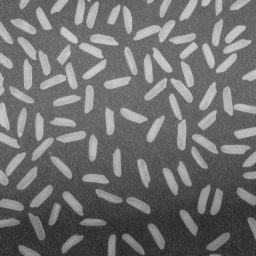
#> input picture Lab4/rice.png, 256 x 256 px
$ jupyter execute 04_thresholding_hw.ipynb
#> lines starting #> are read from the running program, lines starting #| are printed output that depends on the picture; after the words box and inside, x2 and y2 are one past the last pixel; in counts of white or black regions, pixels touching at a corner belong together
# Binaryzacja

### Zadanie domowe - binaryzacja adaptacyjna w oknach z interpolacją.

Pokazana w ramach podstawowej części ćwiczenia binaryzacja adaptacyjna działa dobrze, ale jest dość złożona obliczeniowo (choć oczywiście należy mieć świadomość, że implementację można zoptymalizować i wyeliminować pewne powtarzające się obliczenia).
Zbliżone rozwiązanie można również realizować w nieco innym wariancie - w oknach.
Ogólna idea jest następująca: wejściowy obraz dzielimy na nienachodzące (rozłączne) okna - wygodnie jest założyć, że są one kwadratowe i o rozmiarze będącym potęgą liczby 2.
W każdym z okien obliczamy próg - niech to będzie średnia i stosujemy do binaryzacji lokalnej.
Jak nietrudno się domyślić efekt nie będzie dobry, gdyż na granicach okien wystąpią artefakty.
Aby je wyeliminować należy zastosować interpolację, co zostanie szczegółowo opisane poniżej.
Warto zaznaczyć, że podobny mechanizm interpolacji stosowany jest w poznanym wcześniej algorytmie CLAHE.
Zainteresowane osoby odsyłam do artykułu na [Wikipedii](https://en.wikipedia.org/wiki/Adaptive_histogram_equalization) oraz do artykułu o metodzie CLAHE - Zuiderveld, Karel. “Contrast Limited Adaptive Histograph Equalization.” Graphic Gems IV. San Diego: Academic Press Professional, 1994. 474–485.

Na początek zaimplementujemy wariant metody bez interpolacji:
1. Wczytaj obraz _rice.png_.
2. W dwóch pętlach `for`, dla okien o ustalonym wymiarze $W$ (potęga 2), oblicz średnią:
- pętle powinny mieć krok $W$,
- wynik (tj. średnie) należy zapisać w pomocniczej tablicy,
- przydatny operator to `//` - dzielenie całkowitoliczbowe (*floor division*).

3. W kolejnych dwóch pętlach `for` (tym razem o kroku 1) przeprowadź binaryzację z wyznaczonymi progami.
   Tu oczywiście należy się sprytnie odwołać do wyników z tablicy pomocniczej.
   Wyświetl wyniki - czy jest on poprawny?
   Podpowiedź - błędy lepiej widać dla mniejszego rozmiaru okna (np. 16 x 16).

[cell 1]
import cv2
import os
import requests
from matplotlib import pyplot as plt
import numpy as np

url = 'https://raw.githubusercontent.com/vision-agh/poc_sw/master/04_Thresholding/'

fileName = "rice.png"
if not os.path.exists(fileName):
    r = requests.get(url + fileName, allow_redirects=True)
    open(fileName, 'wb').write(r.content)

[cell 2]
rice = cv2.imread('rice.png')
#> rice is the input picture: shape (256, 256, 3); min 40, max 204, mean 111.4
rice = cv2.cvtColor(rice, cv2.COLOR_BGR2GRAY)
#> rice: shape (256, 256)

def binarize_window(img):

    W = 2 ** 5

    mean_list = []

    # Zakładamy, że img.shape[0] i img.shape[1] są podzielne przez W
    for i in range(0, img.shape[0], W):  # Startujemy od 0
        mean_list.append([])
        for j in range(0, img.shape[1], W):  # Startujemy od 0
            window = img[i:i + W, j:j + W]  # Pobieramy blok W x W
            mean_list[-1].append(np.mean(window))
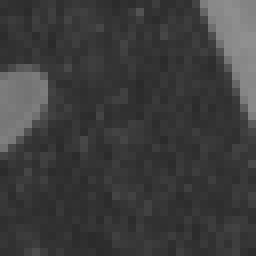
#> window: shape (32, 32) (shown 8 times larger); min 42, max 144, mean 61
#> after the loop, mean_list = 8 items

    for i in range(img.shape[0]):
        for j in range(img.shape[1]):
            if img[i][j] < mean_list[i // W][j // W]:
                img[i][j] = 0
            else:
                img[i][j] = 255
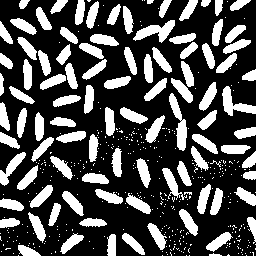
#> img: shape (256, 256); 30.2% white; 445 white regions (348 under 20 px), largest, box (x1, y1, x2, y2) and area: (169, 93, 187, 151) 448, (133, 20, 175, 43) 429, (222, 86, 256, 116) 410

    return img

rice = binarize_window(rice)

plt.imshow(rice, cmap='gray')
plt.show()

4. Rozwiązaniem problemu artefaktów na obrazie jest zastosowanie interpolacji.
   Próg binaryzacji dla danego piksela wyliczany jest na podstawie progów z sąsiednich okien.


   Koncepcja została przedstawiona na powyższym rysunku.
   Możliwe są 3 przypadki:
   - piksel leży w rogach obrazu (kolor czerwony) - wtedy za próg przyjmuje się wartość średniej obliczonej dla danego okna,
   - piksel leży na krawędzi obrazu (kolor zielony) - wtedy za próg przyjmuje się wartość obliczoną na podstawie średnich z dwóch sąsiednich okien,
   - piksel leży w środku (kolor fioletowy) - wtedy próg jest obliczany na podstawie 4 sąsiednich okien.

   Uwaga. Proszę zwrócić uwagę, że sprawa jest dość złożona.
   Obraz dzielimy na okna (dla nich liczymy średnią) i następnie każde z okien "wirtualnie" na cztery sub-okna (linie przerywane).
   To ułatwia znalezienie środków okien (czarne kwadraty), które są wykorzystywane w interpolacji.

5. Implementujemy interpolację.
   Potrzebujemy do tego znać progi (jeden, dwa lub cztery), ale dla przejrzystości obliczeń lepiej zawsze przyjąć cztery oraz odległości od rozważnego piksela do środka sąsiednich okien (też w ogólnym przypadku 4):
   - całość sprowadza się do określania pozycji piksela,
   - na początek rozważmy przypadek czterech narożników (kolor czerwony na rysunku) - trzeba napisać `if`, który je wyznaczy,
   - warto sprawdzić, czy nie popełniliśmy błędu i np. tymczasowo do obrazu wynikowego w tym miejscu przypisać wartość 255. Efekt powinien być taki, że widoczne będą tylko narożniki.
   - drugi przypadek do brzegi (kolor zielony) - postępujemy podobnie jak przy narożnikach, przy czym osobno wydzielamy brzegi pionowe i poziome. Tu też warto sobie obrazek "pokolorować".
   - na koniec wyznaczamy piksele w środku.
   - analizując poprawność proszę zwrócić uwagę na to, żeby nie było przerw pomiędzy obszarami.
   - mając podział możemy dla każdego z obszarów wyliczyć cztery progi ($t11, t12, t21, t22$):
        - dla narożników wartość ta będzie identyczna i wynosi po prostu `t11 =t[jT][iT]`, gdzie `iT=i//W` oraz `jT=j//W`.
          Uwaga. Proszę używać indeksów tymczasowych $jT,iT$, gdyż będą potrzebne w dalszych obliczeniach.
        - dla brzegów pionowych występują dwie wartości: okno bieżące i sąsiednie.
          Wyznaczenie współrzędnej poziomej jest proste (jak dla narożników).
          Nad współrzędną pionową trzeba się chwilę zastanowić - aby nie rozważać wielu przypadków można od bieżącej współrzędnej odjąć połowę rozmiaru okna i dopiero później wykonać dzielenie przez rozmiar okna.
          W ten sposób otrzymujemy indeks okna o mniejszej współrzędnej.
          Indeks drugiego uzyskamy dodając 1.
          Proszę się zastanowić dlaczego to działa - najlepiej to sobie rozrysować.
        - dla brzegów poziomych należy postąpić analogicznie,
        - obliczenia dla obszaru wewnątrz powinny być już oczywiste.
   - kolejny krok to wyliczenie odległości pomiędzy rozważanym pikselem, a czterema środkami.
     Przykładowo dla osi X wygląda to następująco: `dX1 = i - W/2 - iT*W` oraz `dX2 = (iT+1)*W - i-W/2`.
     Dla osi Y analogicznie.
     Ponownie proszę się zastanowić dlaczego to jest poprawne - najlepiej to sobie narysować.
   - ostatni krok to interpolacja dwuliniowa.
     Wykonamy ją w trzech krokach:
     - interpolacja w osi X dla dwóch górnych okien - sprowadza się ona do średniej ważonej pomiędzy wartościami $t11$ i $t12$, przy czym wagi to odpowiednio $dX2/W$ i $dX1/W$.
       Ponownie na podstawie rysunku proszę to przemyśleć.
     - interpolacja w osi X dla dolnych okien jest analogiczna,
     - interpolacja w osi Y również jest analogiczna, z tym, że wejściem są dwa wyniki interpolacji w poziomie.

6. "Kropka nad i" to oczywiście binaryzacja z wyznaczonym poprzez interpolację progiem - proszę dobrać rozmiar okna.
7. Na koniec proszę porównać na wspólnym rysunku poznane metody binaryzacji:
- Otsu,
- lokalna na podstawie średniej,
- lokalna Sauvoli,
- lokalna w oknach bez interpolacji,
- lokalna w oknach z interpolacją.

Proszę pod porównaniem, w osobnej sekcji *markdown*, krótko skomentować uzyskane wyniki.

[cell 3]
def interpolate(img):

    W = 2 ** 5
    V = W // 2

    mean_list = []

    for i in range(W, img.shape[0] + W, W):
        mean_list.append([])
        for j in range(W, img.shape[1] + W, W):
            window = img[i - W : i, j - W : j]
            mean_list[-1].append(np.mean(window))
#> after the loop, mean_list = 8 items

    thresholds = []

    corners = [(0, 0), (0, img.shape[1] - V), (img.shape[0] - V, 0), (img.shape[0] - V, img.shape[1] - V)]
#> corners = [(0, 0), (0, 240), (240, 0), (240, 240)]

    for i in range(0, img.shape[0], V):
        thresholds.append([])
        for j in range(0, img.shape[1], V):

            iT = i//W
            jT = j//W

            y_pos = j - (jT * W)
            x_pos = i - (iT * W)

            # Corners
            if (i, j) in corners:
                thresholds[-1].append(mean_list[iT][jT])
            # Edges
            elif i == 0 or i == img.shape[0] - V:

                if y_pos == 0: # dół
                    thresholds[-1].append( (mean_list[iT][jT] + mean_list[iT][jT - 1]) / 2 )
                else: # góra
                    thresholds[-1].append( (mean_list[iT][jT] + mean_list[iT][jT + 1]) / 2 )

            elif j == 0 or j == img.shape[1] - V:

                if x_pos == 0: # lewo
                    thresholds[-1].append( (mean_list[iT][jT] + mean_list[iT - 1][jT]) / 2 )
                else: # prawo
                    thresholds[-1].append( (mean_list[iT][jT] + mean_list[iT + 1][jT]) / 2 )
            else:

                if x_pos == V and y_pos == V: # prawy dolny
                    up = (mean_list[iT][jT] + mean_list[iT + 1][jT]) / 2
                    down = (mean_list[iT][jT + 1] + mean_list[iT + 1][jT + 1]) / 2
                    thresholds[-1].append((up + down) / 2)
                elif x_pos == 0 and y_pos == V: # lewy dolny
                    up = (mean_list[iT - 1][jT] + mean_list[iT][jT]) / 2
                    down = (mean_list[iT - 1][jT + 1] + mean_list[iT][jT + 1]) / 2
                    thresholds[-1].append((up + down) / 2)
                elif x_pos == 0 and y_pos == 0: # lewy górny
                    up = (mean_list[iT - 1][jT - 1] + mean_list[iT][jT - 1]) / 2
                    down = (mean_list[iT - 1][jT] + mean_list[iT][jT]) / 2
                    thresholds[-1].append((up + down) / 2)
                elif x_pos == V and y_pos == 0: # prawy górny
                    up = (mean_list[iT][jT - 1] + mean_list[iT + 1][jT - 1]) / 2
                    down = (mean_list[iT][jT] + mean_list[iT + 1][jT]) / 2
                    thresholds[-1].append((up + down) / 2)
                else:
                    raise Exception("Error during interpolation!")
#> after the loop, thresholds = 16 items

    # binarization
    for i in range(img.shape[0]):
        for j in range(img.shape[1]):
            if img[i][j] < thresholds[i // V][j // V]:
                img[i][j] = 0
            else:
                img[i][j] = 255
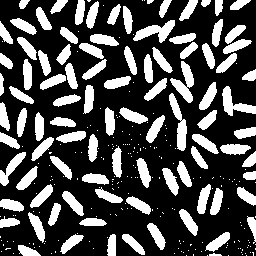
#> img: shape (256, 256); 29.7% white; 285 white regions (190 under 20 px), largest, box (x1, y1, x2, y2) and area: (170, 61, 194, 103) 447, (169, 93, 187, 151) 442, (133, 20, 175, 43) 434

    return img

rice = cv2.imread('rice.png')
rice = cv2.cvtColor(rice, cv2.COLOR_BGR2GRAY)

rice = interpolate(rice)

plt.imshow(rice, cmap='gray')
plt.show()

[cell 4]
def otsu(image):

    hist = cv2.calcHist([image], [0], None, [256], [0, 256])
#> hist = 256 values, max 1587 at index 104, min 0 at index 0, mean 256

    hist /= (image.shape[0]*image.shape[1]) # histogram znormalizowany: liczba pikseli o intensywności / (image.h * image.w)
#> hist = 256 values, max 0.0242 at index 104, min 0 at index 0, mean 0.00391
    cumsum = np.cumsum(hist)
#> cumsum = 256 values from 0 to 1

    hist = hist.squeeze() # Rozmiar (256, 1) -> (256, )
    m_g = np.dot(hist, np.arange(0, 256)) # Średnia jasność, po zintowaniu źle działa
#> m_g = 111.4

    sigma_b = np.zeros(256)
#> sigma_b = 256 values from 0 to 0

    best_sigma_b = float('-inf')
    best_k = float('-inf')

    for k in range(256):

        p_0 = cumsum[k]
        p_1 = 1 - p_0

        if p_0 > 0 and p_0 < 1:

            sigma_b[k] = ((m_g*p_0 - np.dot(hist[:k+1] ,np.arange(k + 1))) ** 2) / (p_0 * p_1)

            if sigma_b[k] > best_sigma_b:
                best_sigma_b = sigma_b[k]
                best_k = k
#> this loop made 256 passes
#> (p_0, p_1, best_sigma_b) on passes 41 to 52: (4.58e-05, 1, 0.234), (0.000381, 1, 1.9), (0.00121, 0.999, 5.88), (0.00266, 0.997, 12.7), (0.00548, 0.995, 25.64), (0.00914, 0.991, 42.05), (0.0139, 0.986, 63.05), (0.0204, 0.98, 91), (0.0287, 0.971, 126.2), (0.0384, 0.962, 166.4), (0.0477, 0.952, 204.8), (0.0577, 0.942, 245.7)
#> (p_0, p_1) on passes 1 to 6: (0, 1), (0, 1), (0, 1), (0, 1), (0, 1), (0, 1)
#> after the loop, best_k = 131; best_sigma_b = 1310.7; sigma_b = 256 values, max 1310.7 at index 131, min 0 at index 0, mean 535.8

    img_binarized = (image > best_k).astype('uint8')
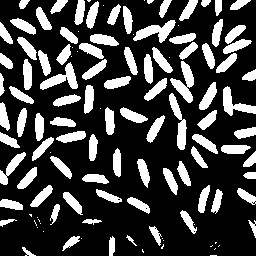
#> img_binarized: shape (256, 256); values 0 (black) and 1 (white), 25.8% white; 121 white regions (30 under 20 px), largest, box (x1, y1, x2, y2) and area: (170, 61, 194, 103) 451, (133, 20, 176, 43) 437, (40, 62, 78, 90) 427
    img_binarized[img_binarized == 1] = 255

    return img_binarized

rice = cv2.imread('rice.png')
rice = cv2.cvtColor(rice, cv2.COLOR_BGR2GRAY)

print("Obrazek przed binaryzacją")
plt.imshow(rice, cmap='gray')
plt.show()

rice = otsu(rice)
print("Obrazek po binaryzacji Otsu")
plt.imshow(rice, cmap='gray')
plt.show()

def local_binarization(img):

    (X, Y) = img.shape
#> X = 256; Y = 256

    W = 20

    binarized_image = np.zeros(img.shape, dtype=np.uint8)
#> binarized_image: shape (256, 256); every value is 0

    for j in range(W//2, Y-W//2):
        for i in range(W//2, X-W//2):
            window = img[i - W//2 : i + W//2, j - W//2 : j + W // 2]

            if img[i][j] >= np.mean(window):
                binarized_image[i][j] = 255
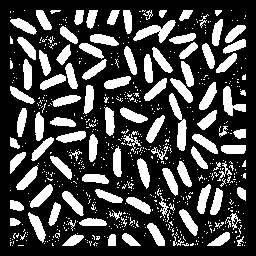
#> binarized_image: shape (256, 256); 27.3% white; 646 white regions (544 under 20 px), largest, box (x1, y1, x2, y2) and area: (169, 93, 187, 151) 420, (133, 20, 176, 43) 415, (223, 86, 246, 116) 314

    return binarized_image


rice = cv2.imread('rice.png')
rice = cv2.cvtColor(rice, cv2.COLOR_BGR2GRAY)
rice = local_binarization(rice)
print("Obrazek po binaryzacji lokalnej")
plt.imshow(rice, cmap='gray')
plt.show()

def savuola(img, k=0.15, R=128, sign=1):

#> called with k = 0.15, R = 128, sign = -1
    (X, Y) = img.shape
#> X = 256; Y = 256

    W = 20

    binarized_image = np.zeros(img.shape, dtype=np.uint8)

    for j in range(W//2, Y-W//2):
        for i in range(W//2, X-W//2):
            window = img[i - W//2 : i + W//2, j - W//2 : j + W // 2]

            mean = np.mean(window)
            sigma = np.std(window)

            T = mean * (1 + sign * k * (sigma / R - 1) )

            if img[i][j] >= T:
                binarized_image[i][j] = 255
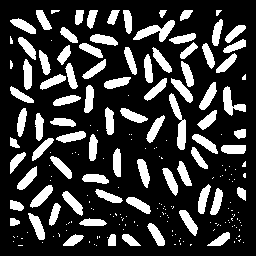
#> binarized_image: shape (256, 256); 22.8% white; 207 white regions (124 under 20 px), largest, box (x1, y1, x2, y2) and area: (169, 93, 186, 150) 396, (133, 20, 175, 42) 389, (223, 86, 246, 116) 293
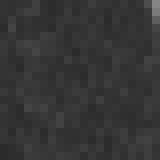
#> window: shape (20, 20) (shown 8 times larger); min 43, max 133, mean 53.3

    return binarized_image

rice = cv2.imread('rice.png')
rice = cv2.cvtColor(rice, cv2.COLOR_BGR2GRAY)
rice = savuola(rice, 0.15, 128, -1)
print("Obrazek po binaryzacji Savuol'i")
plt.imshow(rice, cmap='gray')
plt.show()

rice = cv2.imread('rice.png')
rice = cv2.cvtColor(rice, cv2.COLOR_BGR2GRAY)
rice = binarize_window(rice)
print("Obrazek po binaryzacji lokalnej w oknach bez interpolacji")
plt.imshow(rice, cmap='gray')
plt.show()

rice = cv2.imread('rice.png')
rice = cv2.cvtColor(rice, cv2.COLOR_BGR2GRAY)
rice = interpolate(rice)
print("Obrazek po binaryzacji lokalnej w oknach z interpolacją")
plt.imshow(rice, cmap='gray')
plt.show()

$ run again, with Lab4/catalogue.png copied over Lab4/rice.png
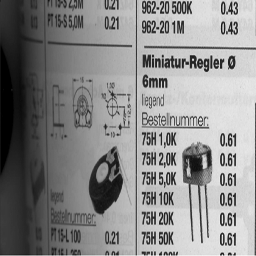
#> input picture Lab4/catalogue.png, 256 x 256 px
#> rice is the input picture: shape (256, 256, 3); min 0, max 251, mean 138
#> rice: shape (256, 256)
#> after the loop in binarize_window, `for i in range(0, img.shape[0], W):`: mean_list = 8 items
#> after the loop in binarize_window, `for i in range(img.shape[0]):`:
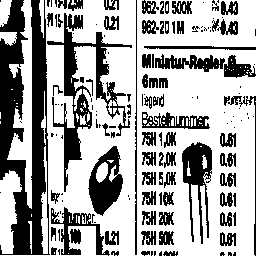
#> img: shape (256, 256); 65.4% white; 153 black regions (75 under 20 px), largest, box (x1, y1, x2, y2) and area: (0, 0, 50, 255) 7458, (47, 13, 132, 192) 3182, (182, 142, 212, 244) 1369
#> after the loop in interpolate, `for i in range(0, img.shape[0], V):`: thresholds = 16 items
#> in otsu, `hist = cv2.calcHist([image], [0], None, [256], [0, 256])`: hist = 256 values, max 1009 at index 0, min 0 at index 243, mean 256
#> in otsu, `hist /= (image.shape[0]*image.shape[1])`: hist = 256 values, max 0.0154 at index 0, min 0 at index 243, mean 0.00391
#> cumsum = 256 values from 0.0154 to 1
#> m_g = 138
#> in otsu, `sigma_b = np.zeros(256)`: sigma_b = 256 values from 0 to 0
#> the loop in otsu, `for k in range(256): ` made 256 passes
#> (p_0, p_1, best_sigma_b) on passes 1 to 8: (0.0154, 0.985, 297.9), (0.0156, 0.984, 302.6), (0.0159, 0.984, 306.7), (0.016, 0.984, 310.1), (0.0161, 0.984, 311.3), (0.0162, 0.984, 313.2), (0.0164, 0.984, 317.1), (0.0166, 0.983, 319.5)
#> after the loop in otsu, `for k in range(256):`: best_k = 128; best_sigma_b = 3771.9; sigma_b = 256 values, max 3771.9 at index 128, min 0 at index 251, mean 2237.4
#> after the loop in savuola, `for j in range(W//2, Y-W//2):`:
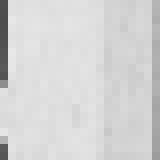
#> window: shape (20, 20) (shown 8 times larger); min 77, max 232, mean 212.3
